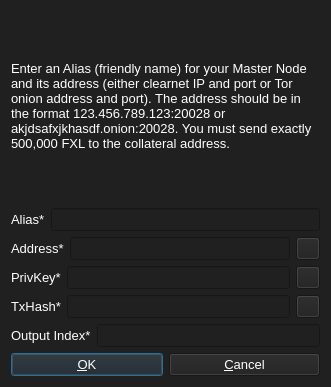
<?xml version="1.0" encoding="UTF-8"?>
<ui version="4.0">
 <class>AddEditAdrenalineNode</class>
 <widget class="QDialog" name="AddEditAdrenalineNode">
  <property name="geometry">
   <rect>
    <x>0</x>
    <y>0</y>
    <width>331</width>
    <height>387</height>
   </rect>
  </property>
  <property name="windowTitle">
   <string>Add/Edit FlavorXL Node</string>
  </property>
  <property name="styleSheet">
   <string notr="true">background-color: rgb(32, 32, 32);
color: rgb(255, 255, 255);</string>
  </property>
  <property name="modal">
   <bool>true</bool>
  </property>
  <layout class="QVBoxLayout" name="verticalLayout">
   <item>
    <widget class="QLabel" name="label_9">
     <property name="sizePolicy">
      <sizepolicy hsizetype="Preferred" vsizetype="Expanding">
       <horstretch>0</horstretch>
       <verstretch>0</verstretch>
      </sizepolicy>
     </property>
     <property name="font">
      <font>
       <pointsize>10</pointsize>
      </font>
     </property>
     <property name="text">
      <string>&lt;html&gt;&lt;head/&gt;&lt;body&gt;&lt;p&gt;Enter an Alias (friendly name) for your Master Node and its address (either clearnet IP and port or Tor onion address and port). The address should be in the format 123.456.789.123:20028 or akjdsafxjkhasdf.onion:20028. You must send exactly 500,000 FXL to the collateral address.&lt;/p&gt;&lt;/body&gt;&lt;/html&gt;</string>
     </property>
     <property name="wordWrap">
      <bool>true</bool>
     </property>
    </widget>
   </item>
   <item>
    <layout class="QHBoxLayout" name="horizontalLayout_4">
     <property name="bottomMargin">
      <number>0</number>
     </property>
     <item>
      <widget class="QLabel" name="label_4">
       <property name="font">
        <font>
         <pointsize>10</pointsize>
        </font>
       </property>
       <property name="text">
        <string>Alias*</string>
       </property>
      </widget>
     </item>
     <item>
      <widget class="QLineEdit" name="aliasLineEdit">
       <property name="font">
        <font>
         <pointsize>10</pointsize>
        </font>
       </property>
      </widget>
     </item>
    </layout>
   </item>
   <item>
    <layout class="QHBoxLayout" name="horizontalLayout_5">
     <property name="bottomMargin">
      <number>0</number>
     </property>
     <item>
      <widget class="QLabel" name="label_6">
       <property name="font">
        <font>
         <pointsize>10</pointsize>
        </font>
       </property>
       <property name="text">
        <string>Address*</string>
       </property>
      </widget>
     </item>
     <item>
      <widget class="QLineEdit" name="addressLineEdit">
       <property name="font">
        <font>
         <pointsize>10</pointsize>
        </font>
       </property>
      </widget>
     </item>
     <item>
      <widget class="QToolButton" name="AddEditAddressPasteButton">
       <property name="toolTip">
        <string>Paste address from clipboard</string>
       </property>
       <property name="text">
        <string/>
       </property>
       <property name="icon">
        <iconset resource="../bitcoin.qrc">
         <normaloff>:/icons/editpaste</normaloff>:/icons/editpaste</iconset>
       </property>
       <property name="shortcut">
        <string>Alt+P</string>
       </property>
      </widget>
     </item>
    </layout>
   </item>
   <item>
    <layout class="QHBoxLayout" name="horizontalLayout_3">
     <property name="bottomMargin">
      <number>0</number>
     </property>
     <item>
      <widget class="QLabel" name="label_5">
       <property name="font">
        <font>
         <pointsize>10</pointsize>
        </font>
       </property>
       <property name="text">
        <string>PrivKey*</string>
       </property>
      </widget>
     </item>
     <item>
      <widget class="QLineEdit" name="privkeyLineEdit">
       <property name="font">
        <font>
         <pointsize>10</pointsize>
        </font>
       </property>
      </widget>
     </item>
     <item>
      <widget class="QToolButton" name="AddEditPrivkeyPasteButton">
       <property name="toolTip">
        <string>Paste address from clipboard</string>
       </property>
       <property name="text">
        <string/>
       </property>
       <property name="icon">
        <iconset resource="../bitcoin.qrc">
         <normaloff>:/icons/editpaste</normaloff>:/icons/editpaste</iconset>
       </property>
       <property name="shortcut">
        <string>Alt+P</string>
       </property>
      </widget>
     </item>
    </layout>
   </item>
   <item>
    <layout class="QHBoxLayout" name="horizontalLayout_2">
     <property name="bottomMargin">
      <number>0</number>
     </property>
     <item>
      <widget class="QLabel" name="label_2">
       <property name="font">
        <font>
         <pointsize>10</pointsize>
        </font>
       </property>
       <property name="text">
        <string>TxHash*</string>
       </property>
      </widget>
     </item>
     <item>
      <widget class="QLineEdit" name="txhashLineEdit">
       <property name="font">
        <font>
         <pointsize>10</pointsize>
        </font>
       </property>
      </widget>
     </item>
     <item>
      <widget class="QToolButton" name="AddEditTxhashPasteButton">
       <property name="toolTip">
        <string>Paste address from clipboard</string>
       </property>
       <property name="text">
        <string/>
       </property>
       <property name="icon">
        <iconset resource="../bitcoin.qrc">
         <normaloff>:/icons/editpaste</normaloff>:/icons/editpaste</iconset>
       </property>
       <property name="shortcut">
        <string>Alt+P</string>
       </property>
      </widget>
     </item>
    </layout>
   </item>
   <item>
    <layout class="QHBoxLayout" name="horizontalLayout_8">
     <property name="bottomMargin">
      <number>0</number>
     </property>
     <item>
      <widget class="QLabel" name="label_8">
       <property name="font">
        <font>
         <pointsize>10</pointsize>
        </font>
       </property>
       <property name="text">
        <string>Output Index*</string>
       </property>
      </widget>
     </item>
     <item>
      <widget class="QLineEdit" name="outputindexLineEdit">
       <property name="font">
        <font>
         <pointsize>10</pointsize>
        </font>
       </property>
      </widget>
     </item>
    </layout>
   </item>
   <item>
    <layout class="QHBoxLayout" name="horizontalLayout_Buttons">
     <item>
      <widget class="QPushButton" name="okButton">
       <property name="font">
        <font>
         <pointsize>10</pointsize>
        </font>
       </property>
       <property name="text">
        <string>&amp;OK</string>
       </property>
      </widget>
     </item>
     <item>
      <widget class="QPushButton" name="cancelButton">
       <property name="font">
        <font>
         <pointsize>10</pointsize>
        </font>
       </property>
       <property name="text">
        <string>&amp;Cancel</string>
       </property>
       <property name="autoDefault">
        <bool>false</bool>
       </property>
      </widget>
     </item>
    </layout>
   </item>
  </layout>
 </widget>
 <resources>
  <include location="../bitcoin.qrc"/>
 </resources>
 <connections/>
</ui>
